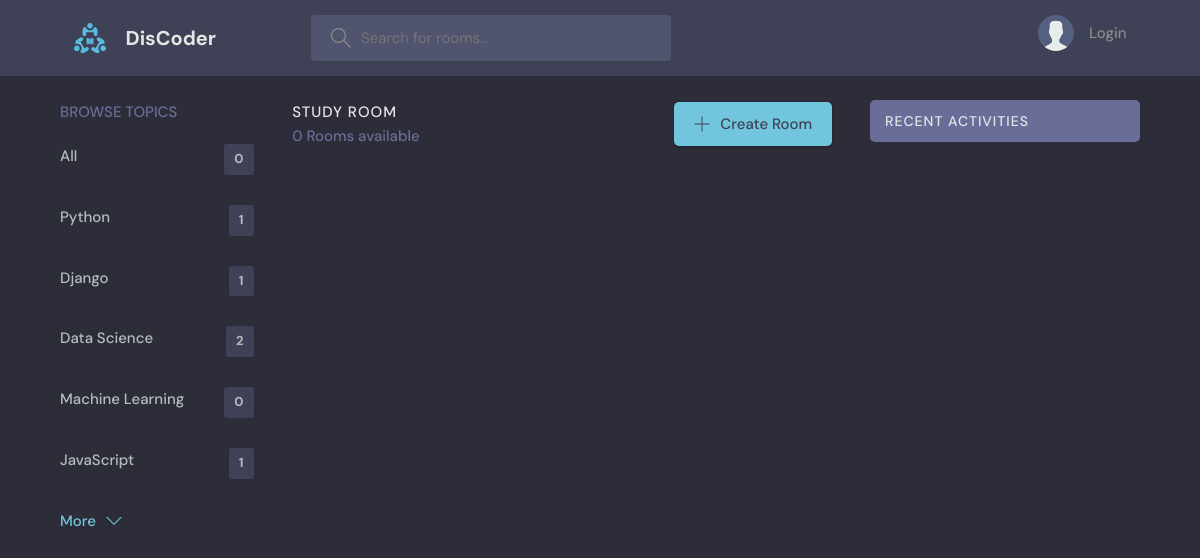
Page /?q=Methemphetymine on the earlier database version.
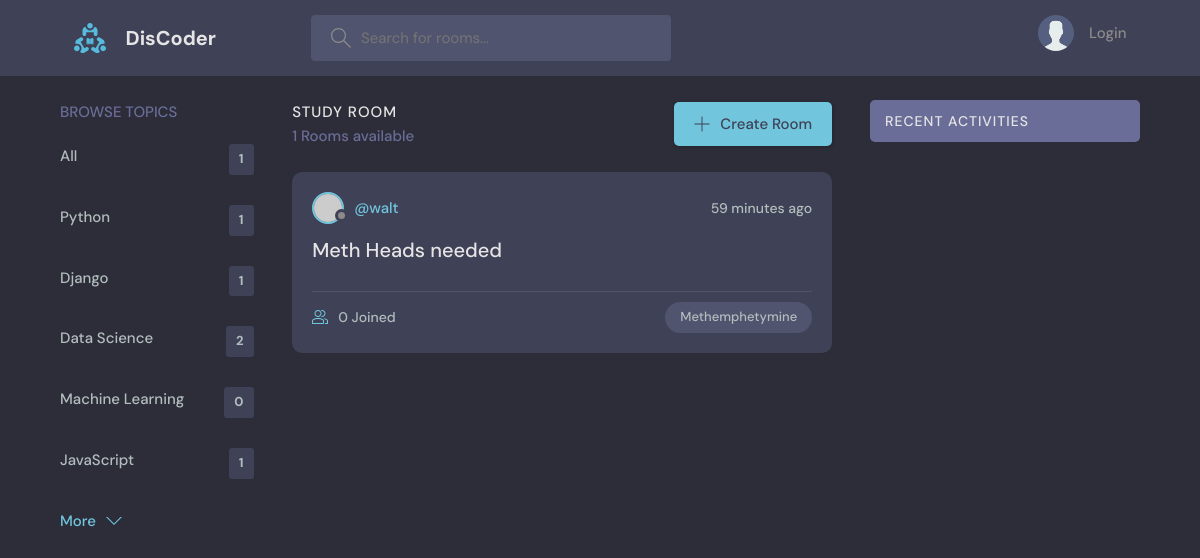
Same page on the later database version.
### base/models.py (models this page shows, shortened)
class Topic(models.Model):
    name = models.CharField(max_length=200)

class Room(models.Model):
    host = models.ForeignKey(User, on_delete=models.SET_NULL, null=True)
    topic = models.ForeignKey(Topic, on_delete=models.SET_NULL, null=True)
    name = models.CharField(max_length=200)
    desc = models.TextField(null=True, blank=True)
    participants = models.ManyToManyField(User, related_name='participants', blank=True)
    updated = models.DateTimeField(auto_now=True)
    created = models.DateTimeField(auto_now_add=True)
    class Meta:
        ordering = ['-updated', '-created']

### base/views.py (the view)
# urls.py: path('', views.home, name="home"),
def home(request):
    query = request.GET.get('q') if request.GET.get('q') != None else ''
    rooms = Room.objects.filter(
        Q(topic__name__icontains = query) |
        Q(name__icontains = query) |
        Q(desc__icontains = query)
    )
    topics = Topic.objects.all()[:5]
    room_count = rooms.count()
    room_msgs = Message.objects.filter(Q(room__topic__name__icontains=query))
    context = {
        'rooms':rooms,
        'topics':topics,
        'room_count': room_count,
        'room_msgs': room_msgs}
    return render(request, 'base/home.html', context)

### base/templates/base/home.html (shortened to what this page needs)
{% extends 'main.html' %}
{% block content %}
<main class="layout layout--3">
  <div class="container">
    {% include 'base/topics_comp.html' %}
    <div class="roomList">
    <div class="roomList__header">
      <div>
        <h2>Study Room</h2>
        <p>{{room_count}} Rooms available</p>
      </div>
      <a class="btn btn--main" href="{%url 'create-room'%}">
        <svg version="1.1" xmlns="http://www.w3.org/2000/svg" width="32" height="32" viewBox="0 0 32 32">
          <title>add</title>
          <path
            d="M16.943 0.943h-1.885v14.115h-14.115v1.885h14.115v14.115h1.885v-14.115h14.115v-1.885h-14.115v-14.115z">
          </path>
        </svg>
        Create Room
      </a>
    </div>
    {% include "base/feed_comp.html"%}
    </div>
    {% include 'base/activity_comp.html'%}
  </div>
</main>
{%endblock%}

### base/templates/base/topics_comp.html
<div class="topics">
    <div class="topics__header">
      <h2>Browse Topics</h2>
    </div>
    <ul class="topics__list">
        <li>
            <a href="{% url 'home' %}"> All <span> {{rooms.count}} </span> </a>
          </li>
      {% for topic in topics %}
        <li>
          <a href="{% url 'home' %}?q={{topic.name}}"> {{topic.name}} <span> {{topic.room_set.all.count}} </span> </a>
        </li>
      {% endfor%}
    </ul>
    <a class="btn btn--link" href="{% url 'topics' %}">
      More
      <svg version="1.1" xmlns="http://www.w3.org/2000/svg" width="32" height="32" viewBox="0 0 32 32">
        <title>chevron-down</title>
        <path d="M16 21l-13-13h-3l16 16 16-16h-3l-13 13z"></path>
      </svg>
    </a>
  </div>

### base/templates/base/feed_comp.html (shortened to what this page needs)
<div class="roomList">
    {% for room in rooms%}
    <div class="roomListRoom">
      <div class="roomListRoom__header">
        <a href="{% url 'user-profile' room.host.id%}" class="roomListRoom__author">
          <div class="avatar avatar--small">
            <img src="https://randomuser.me/api/portraits/women/11.jpg" />
          </div>
          <span>@{{room.host}}</span>
        </a>
        <div class="roomListRoom__actions">
          <span>{{room.created|timesince}} ago</span>
        </div>
      </div>
      <div class="roomListRoom__content">
        <a href="{% url 'room' room.id%}">{{room.name}}</a>
      </div>
      <div class="roomListRoom__meta">
        <a href="{% url 'room' room.id%}" class="roomListRoom__joined">
          {{room.participants.count}} Joined
        </a>
        <p class="roomListRoom__topic">{{room.topic.name}}</p>
      </div>
    </div>
    {% endfor %}
  </div>

Differences in the rows shown:
added Room: host "walt", created "59 minutes", name "Meth Heads needed", participants.count "0", topic.name "Methemphetymine"
Other differences:
{{ rooms.count }}: "0" → "1"
{{ room_count }}: "0" → "1"
